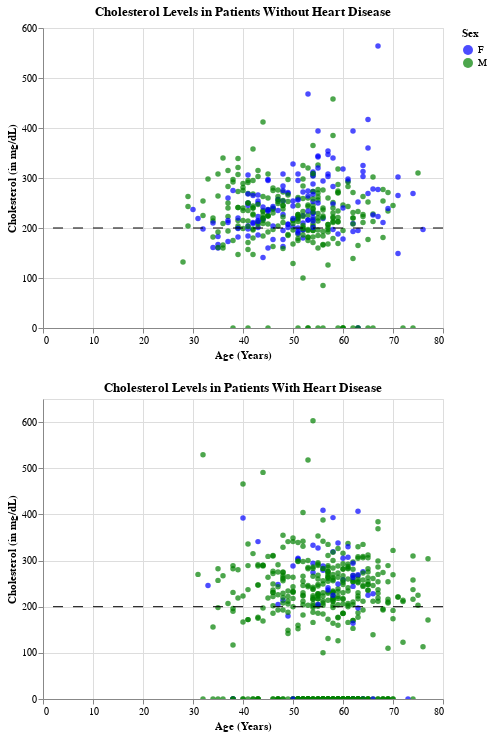

Notebook source saved alongside this figure:
### Code cell
nhd = alt.Chart(data).mark_circle().encode(x=alt.X('Age', title='Age (Years)'), y=alt.Y('Cholesterol', title='Cholesterol (in mg/dL)'), color=alt.Color('Sex',
                                                                                     scale=alt.Scale(range=['blue', 'green'])),
                                           tooltip= [alt.Tooltip('Age'), alt.Tooltip('Sex', title='Gender'), alt.Tooltip('Cholesterol')]
                                           ).transform_filter(
    alt.FieldEqualPredicate(field='HeartDisease', equal=0)
).properties(title='Cholesterol Levels in Patients Without Heart Disease').interactive()

hd = alt.Chart(data).mark_circle().encode(x=alt.X('Age', title='Age (Years)'), y=alt.Y('Cholesterol', title='Cholesterol (in mg/dL)'), color=alt.Color('Sex',
                                                                                     scale=alt.Scale(range=['blue', 'green'])),
                                          tooltip= [alt.Tooltip('Age'), alt.Tooltip('Sex', title='Gender'), alt.Tooltip('Cholesterol')]
                                           ).transform_filter(
    alt.FieldEqualPredicate(field='HeartDisease', equal=1)
).properties(title='Cholesterol Levels in Patients With Heart Disease').interactive()

threshold = alt.Chart(pd.DataFrame({'y': [200]})).mark_rule(strokeDash=[10,10]).encode(y='y')

res = nhd + threshold | hd + threshold

#avg_age = sum(data['Age'])/len(data['Age'])

#avg_high_cholesterol = sum(data[data['Cholesterol']>160]['Cholesterol']) / len(data[data['Cholesterol']>160]['Cholesterol'])
#avg_high_bp = sum(data[data['RestingBP']>120]['RestingBP']) / len(data[data['RestingBP']>120]['RestingBP'])
#avg_high_bp
#avg_high_cholesterol
alt.vconcat(nhd + threshold, hd + threshold)

### Figure 1 — Vega-Lite specification as saved in the notebook (floating-point values rounded to 4 significant figures; data arrays with more than 128 entries replaced by an {"elided": "..."} marker saying what was removed)
{"config": {"view": {"continuousWidth": 400, "continuousHeight": 300}}, "vconcat": [{"layer": [{"data": {"name": "data-5ee510a4fa3be15e178280ef331a3bfd"}, "mark": "circle", "encoding": {"color": {"field": "Sex", "scale": {"range": ["blue", "green"]}, "type": "nominal"}, "tooltip": [{"field": "Age", "type": "quantitative"}, {"field": "Sex", "title": "Gender", "type": "nominal"}, {"field": "Cholesterol", "type": "quantitative"}], "x": {"field": "Age", "title": "Age (Years)", "type": "quantitative"}, "y": {"field": "Cholesterol", "title": "Cholesterol (in mg/dL)", "type": "quantitative"}}, "selection": {"selector013": {"type": "interval", "bind": "scales", "encodings": ["x", "y"]}}, "title": "Cholesterol Levels in Patients Without Heart Disease", "transform": [{"filter": {"equal": 0, "field": "HeartDisease"}}]}, {"data": {"name": "data-66aa2ae3a4da3dc1e23a1818198a99c7"}, "mark": {"type": "rule", "strokeDash": [10, 10]}, "encoding": {"y": {"field": "y", "type": "quantitative"}}}]}, {"layer": [{"data": {"name": "data-5ee510a4fa3be15e178280ef331a3bfd"}, "mark": "circle", "encoding": {"color": {"field": "Sex", "scale": {"range": ["blue", "green"]}, "type": "nominal"}, "tooltip": [{"field": "Age", "type": "quantitative"}, {"field": "Sex", "title": "Gender", "type": "nominal"}, {"field": "Cholesterol", "type": "quantitative"}], "x": {"field": "Age", "title": "Age (Years)", "type": "quantitative"}, "y": {"field": "Cholesterol", "title": "Cholesterol (in mg/dL)", "type": "quantitative"}}, "selection": {"selector014": {"type": "interval", "bind": "scales", "encodings": ["x", "y"]}}, "title": "Cholesterol Levels in Patients With Heart Disease", "transform": [{"filter": {"equal": 1, "field": "HeartDisease"}}]}, {"data": {"name": "data-66aa2ae3a4da3dc1e23a1818198a99c7"}, "mark": {"type": "rule", "strokeDash": [10, 10]}, "encoding": {"y": {"field": "y", "type": "quantitative"}}}]}], "$schema": "https://vega.github.io/schema/vega-lite/v4.17.0.json", "datasets": {"data-5ee510a4fa3be15e178280ef331a3bfd": {"elided": "918 records"}, "data-66aa2ae3a4da3dc1e23a1818198a99c7": [{"y": 200}]}}
